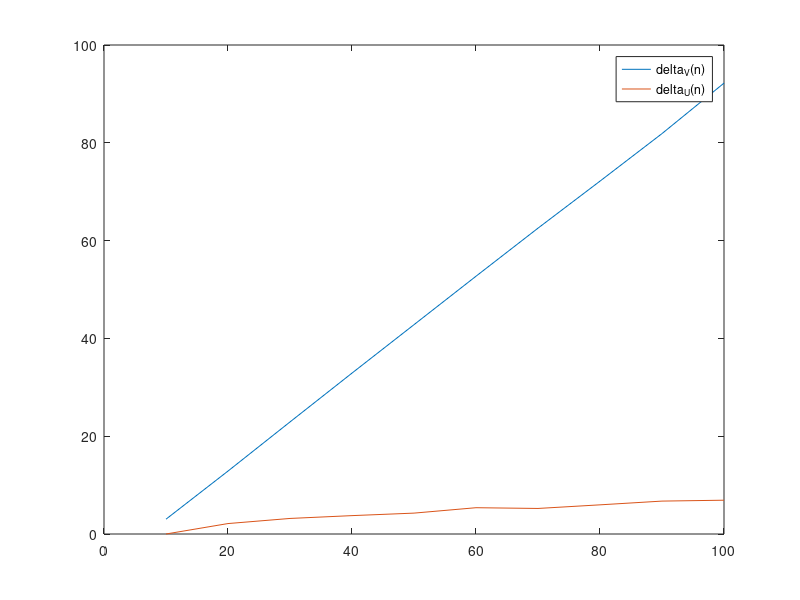

Recreate this plot in MATLAB.
regdata = []
for nfake = 1:10
    n = 10 * nfake;
    H = hilb(n);
    basis = H(:,1);
    for index = 2:n
        wk = H(:,index);
        sum = [0];
        for sindex = 1:index-1
            sum = sum + dot(wk, basis(:,sindex))./(norm(basis(:,sindex)).^2) .* basis(:,sindex);
        end
        basis = [basis, wk - sum];
        
    end
    for i = 1:n
        basis(:,i) = basis(:,i)./norm(basis(:,i));
    end
    regdata = [regdata; n, norm(eye(n) - basis'*basis, Inf)];
end
disp(regdata);



stabledata = []
for nfake = 1:10
    n = 10 * nfake;
    H = hilb(n);
    ws = H;
    basis = ws(:,1)./norm(ws(:,1));
    for j = 2:n
        for k = j:n
            wkj = ws(:,k);
            uj = basis(:,j-1);
            ws(:,k) = wkj - dot(wkj, uj) * uj;
            if j==k
                basis = [basis, ws(:,k)/norm(ws(:,k))];
            end
        end
    end
    stabledata = [stabledata; n,norm(eye(n) - basis'*basis,Inf)];
end
disp(stabledata);

plot(regdata(:,1), regdata(:,2))
hold on;
plot(stabledata(:,1), stabledata(:,2))
legend('delta_V(n)', 'delta_U(n)')
